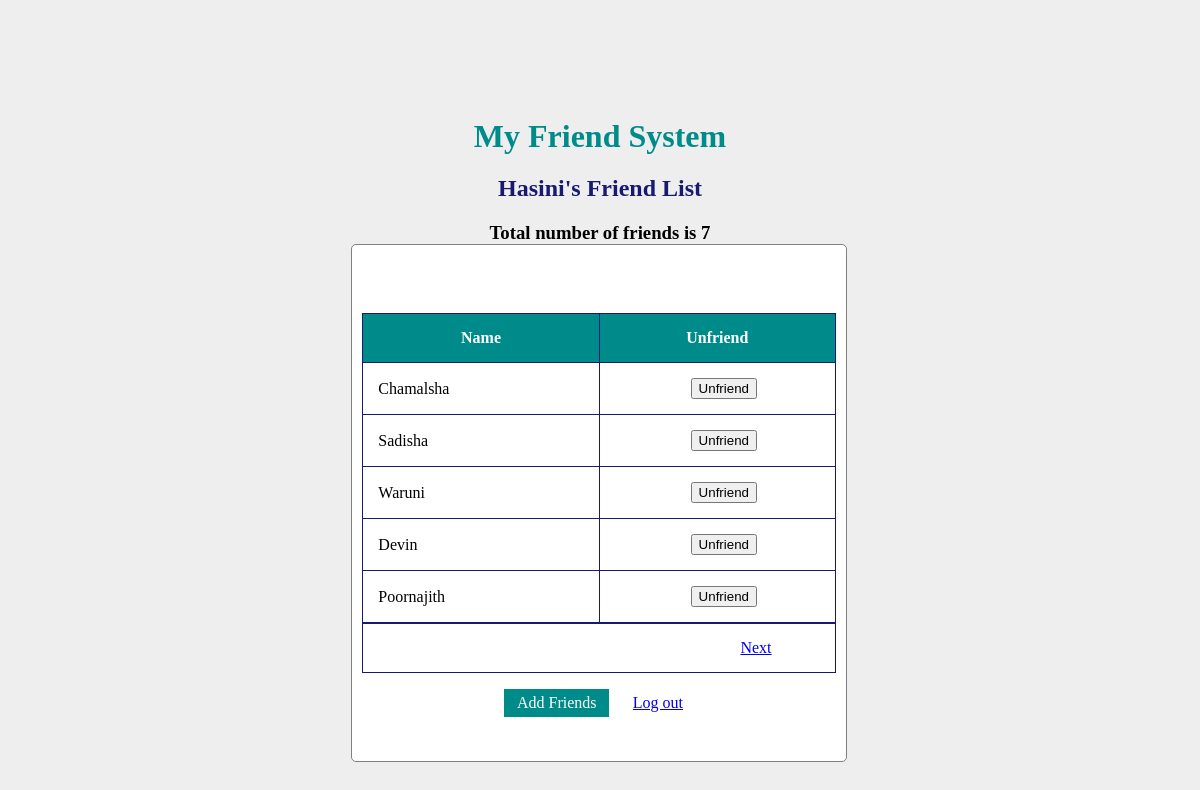
The app's page /pages/friendlist.php (signed in) with its own data.
### tables this page shows
CREATE TABLE `friends` (
  `friend_id` int(11) UNSIGNED NOT NULL,
  `friend_email` varchar(100) NOT NULL,
  `password` varchar(100) NOT NULL,
  `profile_name` varchar(100) NOT NULL,
  `date_started` timestamp NOT NULL DEFAULT current_timestamp() ON UPDATE current_timestamp()
);

### pages/friendlist.php (the view, shortened to what this page needs)
<?php
include "../database/db_conn.php";
if (isset($_SESSION['id']) && isset($_SESSION['email'])) {
    $id = $_SESSION['id'];
    $range=5;
	if(isset($_REQUEST['pageno'])){
		$pageno=$_REQUEST['pageno'];
		$start=($range*($pageno-1));
	}
	else{
		$pageno=1;
		$start=0;
	}
	$sql_all="SELECT u.profile_name ,u.friend_id FROM friends u,myfriends f WHERE u.friend_id= f.friend_id2 AND f.friend_id1='$id'";
	$result_all=mysqli_query($conn, $sql_all);
	$last_page=ceil(($result_all->num_rows)/$range);
?>
<!DOCTYPE html>
<html lang="en">
<head>
    <link rel ="stylesheet" type="text/css" href="../resources/style.php?theme=DarkCyan"/>
</head>
<body>
<h1>My Friend System</h1>
    <h2><?php echo $_SESSION["name"]?>'s Friend List</h2>
    <h3>Total number of friends is <?php echo $result_all->num_rows;?></h3>
    <div>
        <form class="one">
            <table>
                <tr>
                    <th>Name</th>
                    <th>Unfriend</th>
                </tr>
                <?php
                    $sql="SELECT u.profile_name, u.friend_id FROM friends u, myfriends f WHERE u.friend_id=f.friend_id2 AND f.friend_id1='$id' LIMIT $start, $range";
                    $result = mysqli_query($conn, $sql);
                    while($raw=$result->fetch_array()){
                ?>
                    <tr>
                        <td><?php echo $raw[0]?></td>
                        <td><form name="form" method="post" action=<?php echo $_SERVER['PHP_SELF']?>>
                            <input type="submit" id = "btn3" name="submit" value="Unfriend" >
				</form></td>
    		</tr>
                <?php
                    }
                ?><br>
                <table>
                    <tr>
                        <td>
                            <?php
                            if($pageno<$last_page){
                            ?>
                                <a class="four" href="friendlist.php?pageno=<?php echo $pageno+1; ?>">Next</a>
                            <?php
                            }
                            ?>
                        </td>
                    </tr>
                </table>
            </table>
            <p>
                <a class = "three" href="friendadd.php" type="button">Add Friends</button>
                <a class = "two" href="logout.php" type="button">Log out</button>
            </p>
        </form>
    </div>
</body>
</html>
<?php
}else{
     header("Location: login.php");
     exit();
}
?>

### records on screen
friends: profile_name "Chamalsha"
friends: profile_name "Sadisha"
friends: profile_name "Waruni"
friends: profile_name "Devin"
friends: profile_name "Poornajith"

### other values on screen
$_SESSION["name"] "Hasini"
$result_all->num_rows "7"
